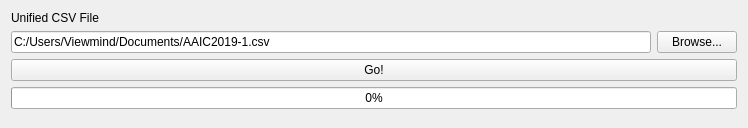
<?xml version="1.0" encoding="UTF-8"?>
<ui version="4.0">
 <class>MassBindingFixationDrawer</class>
 <widget class="QMainWindow" name="MassBindingFixationDrawer">
  <property name="geometry">
   <rect>
    <x>0</x>
    <y>0</y>
    <width>748</width>
    <height>128</height>
   </rect>
  </property>
  <property name="windowTitle">
   <string>MassBindingFixationDrawer</string>
  </property>
  <widget class="QWidget" name="centralWidget">
   <layout class="QVBoxLayout" name="verticalLayout">
    <item>
     <widget class="QLabel" name="label">
      <property name="text">
       <string>Unified CSV File</string>
      </property>
     </widget>
    </item>
    <item>
     <layout class="QHBoxLayout" name="horizontalLayout">
      <item>
       <widget class="QLineEdit" name="lineEdit">
        <property name="text">
         <string>C:/Users/Viewmind/Documents/AAIC2019-1.csv</string>
        </property>
       </widget>
      </item>
      <item>
       <widget class="QPushButton" name="pbBrowse">
        <property name="text">
         <string>Browse...</string>
        </property>
       </widget>
      </item>
     </layout>
    </item>
    <item>
     <widget class="QPushButton" name="pbGo">
      <property name="text">
       <string>Go!</string>
      </property>
     </widget>
    </item>
    <item>
     <widget class="QProgressBar" name="progressBar">
      <property name="value">
       <number>0</number>
      </property>
     </widget>
    </item>
    <item>
     <spacer name="verticalSpacer">
      <property name="orientation">
       <enum>Qt::Vertical</enum>
      </property>
      <property name="sizeHint" stdset="0">
       <size>
        <width>20</width>
        <height>40</height>
       </size>
      </property>
     </spacer>
    </item>
   </layout>
  </widget>
 </widget>
 <layoutdefault spacing="6" margin="11"/>
 <resources/>
 <connections/>
</ui>
